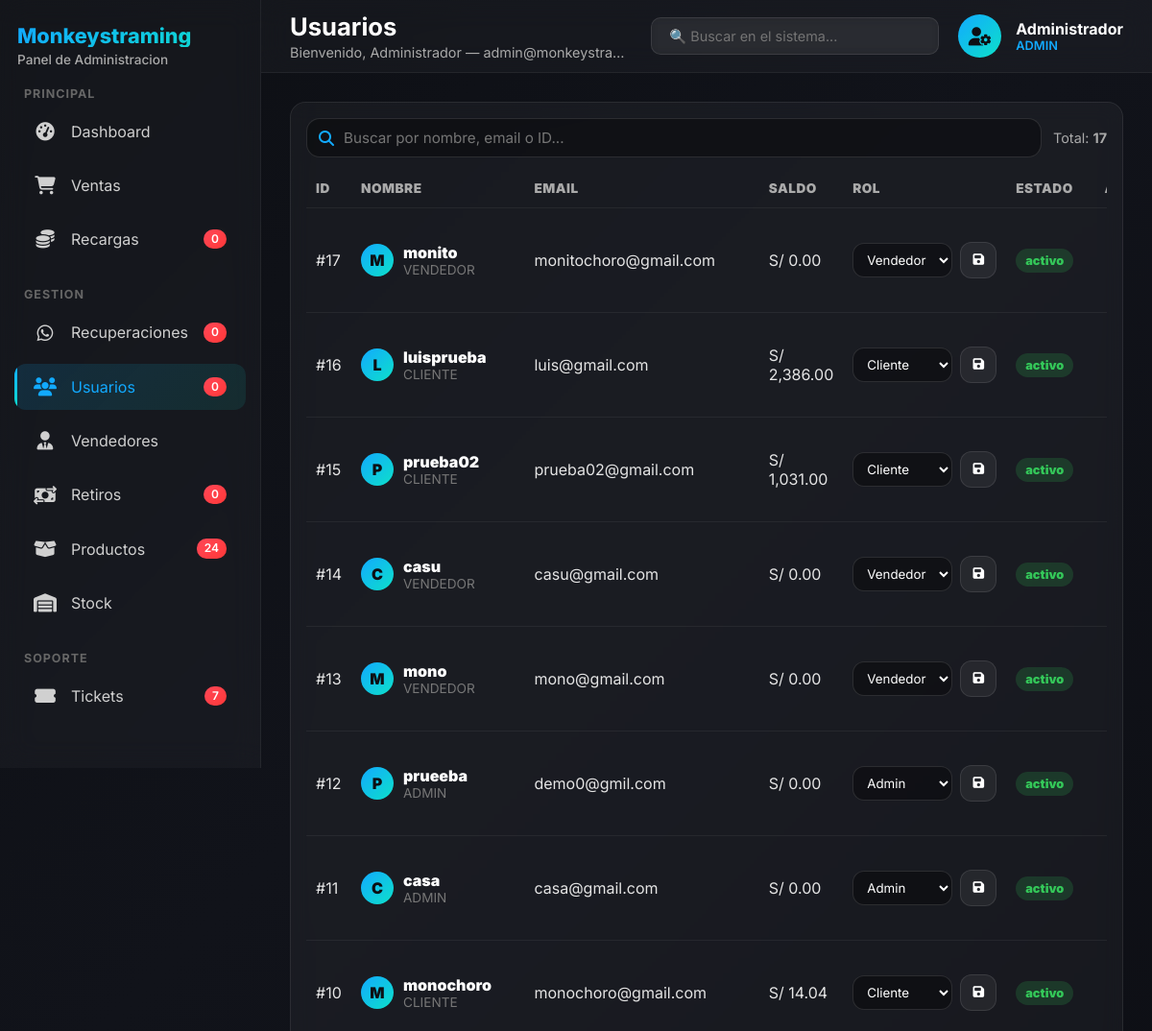
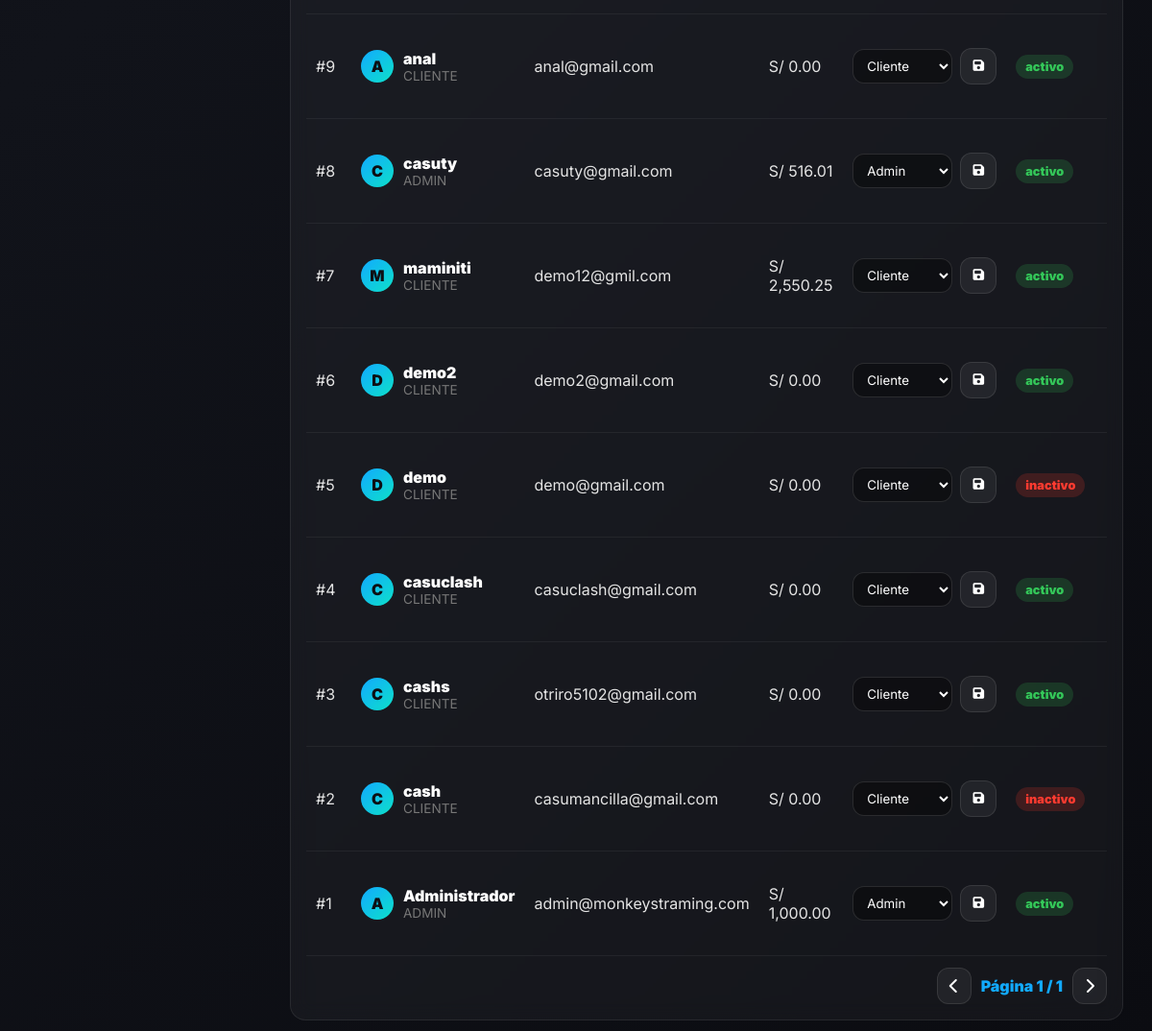
The app's page /admin/usuarios.php (signed in) with its own data (2 pictures, top to bottom).
### tables this page shows
CREATE TABLE `usuarios` (
  `id` int(11) NOT NULL AUTO_INCREMENT,
  `nombre` varchar(100) NOT NULL,
  `email` varchar(100) NOT NULL,
  `whatsapp` varchar(20) DEFAULT NULL,
  `password` varchar(255) NOT NULL,
  `role` enum('admin','vendedor','cliente') DEFAULT 'cliente',
  `saldo` decimal(10,2) DEFAULT 0.00,
  `estado` enum('activo','suspendido','eliminado') NOT NULL DEFAULT 'activo',
  `created_by` int(11) DEFAULT NULL,
  `seller_status` enum('pendiente','activo','suspendido') NOT NULL DEFAULT 'activo',
  `ultimo_login` timestamp NULL DEFAULT NULL,
  `created_at` timestamp NOT NULL DEFAULT current_timestamp(),
  `updated_at` timestamp NOT NULL DEFAULT current_timestamp() ON UPDATE current_timestamp(),
  PRIMARY KEY (`id`) USING BTREE,
  UNIQUE KEY `email` (`email`) USING BTREE,
  KEY `idx_usuarios_role` (`role`),
  KEY `idx_usuarios_created_by` (`created_by`)
);

### includes/auth.php (called while the page is built, shortened)
<?php
if (!function_exists('getCurrentUser')) {
    function getCurrentUser(): ?array
    {
        $conexion = $GLOBALS['conexion'];
        $userId   = (int)$_SESSION['user_id'];
        $stmt = $conexion->prepare("SELECT * FROM usuarios WHERE id = ? LIMIT 1");
        $stmt->bind_param("i", $userId);
        $stmt->execute();
        $user = $stmt->get_result()->fetch_assoc();
        $name  = $user['nombre'] ?? $user['full_name'] ?? $user['name'] ?? '';
        $email = $user['email'] ?? '';
        $saldo = isset($user['saldo']) ? (float)$user['saldo'] : (isset($user['balance']) ? (float)$user['balance'] : 0.0);
        $role  = normalizeUserRole($user['rol'] ?? $user['role'] ?? $user['user_role'] ?? ($_SESSION['user_role'] ?? 'cliente'));
        $user['role'] = $role;
        $user['rol'] = $role;
        return $user;
    }
}

### config/database.php (called while the page is built, shortened)
<?php
function normalizeUserRole(?string $role): string
{
    $role = strtolower(trim((string)$role));
    if (in_array($role, ['admin', 'vendedor', 'cliente'], true)) {
        return $role;
    }
    return 'cliente';
}

### admin/usuarios.php (the view, shortened to what this page needs)
<?php
require_once __DIR__ . '/../config/database.php';
require_once __DIR__ . '/includes/sidebar.php';
require_once __DIR__ . '/../includes/auth.php';
function h($v): string { return htmlspecialchars((string)$v, ENT_QUOTES, 'UTF-8'); }
function tableExists(mysqli $cx, string $table): bool {
    $t = $cx->real_escape_string($table);
    $rs = $cx->query("SHOW TABLES LIKE '$t'");
    return ($rs && $rs->num_rows > 0);
}
function colExists(mysqli $cx, string $table, string $col): bool {
    $t = $cx->real_escape_string($table);
    $c = $cx->real_escape_string($col);
    $rs = $cx->query("SHOW COLUMNS FROM `$t` LIKE '$c'");
    return ($rs && $rs->num_rows > 0);
}
function pickCol(mysqli $cx, string $table, array $candidates, ?string $default = null): ?string {
    foreach ($candidates as $c) if (colExists($cx, $table, $c)) return $c;
    return $default;
}
function isTruthyActive($v): bool {
    $s = strtolower(trim((string)$v));
    return in_array($s, ['activo','active','enabled','habilitado','on'], true);
}
function adminRoleBadge(string $role): string {
    if ($role === 'admin') return 'ADMIN';
    if ($role === 'vendedor') return 'VENDEDOR';
    return 'CLIENTE';
}
$TABLE_USERS = tableExists($conexion, 'usuarios') ? 'usuarios' : (tableExists($conexion, 'users') ? 'users' : 'usuarios');
$COL_ID      = pickCol($conexion, $TABLE_USERS, ['id'], 'id');
$COL_NAME    = pickCol($conexion, $TABLE_USERS, ['nombre', 'full_name', 'name'], 'nombre');
$COL_EMAIL   = pickCol($conexion, $TABLE_USERS, ['email'], 'email');
$COL_SALDO   = pickCol($conexion, $TABLE_USERS, ['saldo', 'balance'], 'saldo');
$COL_ACTIVE  = pickCol($conexion, $TABLE_USERS, ['estado', 'is_active'], 'estado');
$COL_ROLE    = pickCol($conexion, $TABLE_USERS, ['role', 'rol', 'user_role'], 'rol');
$q     = trim((string)($_GET['q'] ?? ''));
$page  = max(1, (int)($_GET['page'] ?? 1));
$limit = 25;
$off   = ($page - 1) * $limit;
$where  = "1=1";
$sqlCount = "SELECT COUNT(*) c FROM `$TABLE_USERS` WHERE $where";
$stC = $conexion->prepare($sqlCount);
$stC->execute();
$total = (int)($stC->get_result()->fetch_assoc()['c'] ?? 0);
$totalPages = max(1, (int)ceil($total / $limit));
$sql = "
    SELECT
        `$COL_ID`     AS id,
        `$COL_NAME`   AS nombre,
        `$COL_EMAIL`  AS email,
        `$COL_SALDO`  AS saldo,
        `$COL_ROLE`   AS role,
        `$COL_ACTIVE` AS estado
    FROM `$TABLE_USERS`
    WHERE $where
    ORDER BY `$COL_ID` DESC
    LIMIT $limit OFFSET $off
";
$st = $conexion->prepare($sql);
$st->execute();
$rs = $st->get_result();
$currentPage = basename($_SERVER['PHP_SELF']);
$admin = getCurrentUser();
$adminName  = $admin['nombre'] ?? 'Administrador';
$adminEmail = $admin['email'] ?? '';
?>
<!DOCTYPE html>
<html lang="es">
<head>
    <link rel="stylesheet" href="https://cdnjs.cloudflare.com/ajax/libs/font-awesome/6.4.0/css/all.min.css">
    <link rel="stylesheet" href="../assets/css/panel-shell.css?v=admin-polish-4">
</head>
<body>
<?php renderAdminSidebar($conexion, $currentPage ?? basename($_SERVER['PHP_SELF'])); ?>
<main class="admin-main">
    <header class="admin-header">
        <div class="header-title">
            <h1>Usuarios</h1>
            <p>Bienvenido, <?php echo h($adminName); ?><?php echo $adminEmail ? " — " . h($adminEmail) : ""; ?></p>
        </div>
        <div class="header-actions">
            <input type="text" class="search-bar" placeholder="🔍 Buscar en el sistema..." disabled>
            <div class="user-menu">
                <div class="user-avatar"><i class="fas fa-user-cog"></i></div>
                <div class="user-info">
                    <div class="user-name"><?php echo h($adminName); ?></div>
                    <div class="user-role">ADMIN</div>
                </div>
            </div>
        </div>
    </header>
    <div class="admin-content">
        <div class="card">
            <div class="toolbar">
                <form class="search" method="GET" action="">
                    <i class="fas fa-search" style="color:#12aaff;"></i>
                    <input type="text" name="q" placeholder="Buscar por nombre, email o ID..." value="<?php echo h($q); ?>">
                </form>
                <div class="meta">
                    Total: <strong><?php echo number_format($total); ?></strong>
                </div>
            </div>
            <div style="overflow:auto;">
                <table>
                    <thead>
                        <tr>
                            <th style="width:80px;">ID</th>
                            <th>Nombre</th>
                            <th>Email</th>
                            <th style="width:140px;">Saldo</th>
                            <th style="width:190px;">Rol</th>
                            <th style="width:130px;">Estado</th>
                            <th style="width:240px;text-align:right;">Acciones</th>
                        </tr>
                    </thead>
                    <tbody>
                    <?php if ($rs && $rs->num_rows > 0): ?>
                        <?php while($u = $rs->fetch_assoc()): ?>
                            <?php
                                $isActive = isTruthyActive($u['estado'] ?? 0);
                                $estadoTxt = $isActive ? 'activo' : 'inactivo';
                                $role = normalizeUserRole((string)($u['role'] ?? 'cliente'));
                                $roleBadge = adminRoleBadge($role);
                                $nombre = (string)($u['nombre'] ?? ('Usuario #' . (int)$u['id']));
                                $initial = strtoupper(substr($nombre !== '' ? $nombre : 'U', 0, 1));
                            ?>
                            <tr>
                                <td>#<?php echo (int)$u['id']; ?></td>
                                <td>
                                    <div style="display:flex;gap:10px;align-items:center;">
                                        <div style="width:34px;height:34px;border-radius:50%;background:linear-gradient(135deg,#12aaff,#0de0c9);display:flex;align-items:center;justify-content:center;color:#0d0f14;font-weight:900;">
                                            <?php echo h($initial); ?>
                                        </div>
                                        <div>
                                            <div style="font-weight:900;color:#fff;"><?php echo h($nombre); ?></div>
                                            <div class="muted" style="font-size:0.85rem;"><?php echo h($roleBadge); ?></div>
                                        </div>
                                    </div>
                                </td>
                                <td><?php echo h($u['email'] ?? ''); ?></td>
                                <td>S/ <?php echo number_format((float)($u['saldo'] ?? 0), 2); ?></td>
                                <td>
                                    <form class="roleform" method="POST" action="">
                                        <select name="role">
                                            <option value="cliente"  <?php echo ($role==='cliente'?'selected':''); ?>>Cliente</option>
                                            <option value="vendedor" <?php echo ($role==='vendedor'?'selected':''); ?>>Vendedor</option>
                                            <option value="admin"    <?php echo ($role==='admin'?'selected':''); ?>>Admin</option>
                                        </select>
                                        <button class="iconbtn" title="Guardar rol" type="submit">
                                            <i class="fas fa-save"></i>
                                        </button>
                                    </form>
                                </td>
                                <td>
                                    <span class="badge <?php echo $isActive ? 'b-on' : 'b-off'; ?>">
                                        <?php echo h($estadoTxt); ?>
                                    </span>
                                </td>
                                <td style="text-align:right;">
                                    <div class="actions" style="justify-content:flex-end;">
                                    </div>
                                </td>
                            </tr>
                        <?php endwhile; ?>
                    <?php else: ?>
                        <tr>
                            <td colspan="7" class="muted" style="padding:18px;">No se encontraron usuarios.</td>
                        </tr>
                    <?php endif; ?>
                    </tbody>
                </table>
            </div>
            <div class="pager">
                <?php
                $base = "usuarios.php?q=" . urlencode($q) . "&page=";
                $prev = max(1, $page - 1);
                $next = min($totalPages, $page + 1);
                ?>
                <a href="<?php echo $base . $prev; ?>"><i class="fas fa-chevron-left"></i></a>
                <span class="current">Página <?php echo (int)$page; ?> / <?php echo (int)$totalPages; ?></span>
                <a href="<?php echo $base . $next; ?>"><i class="fas fa-chevron-right"></i></a>
            </div>
        </div>
    </div>
</main>
</body>
</html>

### assets/css/panel-shell.css (style rules this page uses)
:root { --sidebar-width: 272px !important; --header-height: 76px !important; --panel-gradient: linear-gradient(135deg, #12aaff, #0de0c9); }
body { overflow-x: hidden !important; }
.admin-main { flex: 1 1 auto !important; width: calc(100% - var(--sidebar-width)) !important; min-width: 0 !important; min-height: 100vh !important; margin-left: var(--sidebar-width) !important; }
.admin-header { position: sticky !important; top: 0 !important; z-index: 999 !important; display: flex !important; align-items: center !important; justify-content: space-between !important; min-height: var(--header-height) !important; height: auto !important; gap: 16px !important; padding: 0 30px !important; border-bottom: 1px solid rgba(255, 255, 255, .06) !important; background: rgba(255, 255, 255, .03) !important; backdrop-filter: blur(15px) !important; }
.header-title { min-width: 0 !important; }
.header-title h1 { color: #fff !important; font-size: 1.6rem !important; font-weight: 700 !important; }
.header-title p { margin-top: 3px !important; color: #aaa !important; font-size: .9rem !important; }
.header-title h1, .header-title p { max-width: 100% !important; overflow: hidden !important; text-overflow: ellipsis !important; white-space: nowrap !important; }
.header-actions { display: flex !important; align-items: center !important; gap: 20px !important; min-width: 0 !important; flex: 0 0 auto !important; }
.user-menu { display: flex !important; align-items: center !important; gap: 15px !important; }
.user-avatar { display: flex !important; width: 45px !important; height: 45px !important; flex: 0 0 45px !important; align-items: center !important; justify-content: center !important; border-radius: 50% !important; background: var(--panel-gradient) !important; color: #0d0f14 !important; font-size: 1.2rem !important; font-weight: 800 !important; }
.user-menu, .user-info { min-width: 0 !important; }
.user-info { display: flex !important; flex-direction: column !important; max-width: 220px !important; }
.user-name, .user-role { overflow: hidden !important; text-overflow: ellipsis !important; white-space: nowrap !important; }
.user-name { color: #fff !important; font-weight: 700 !important; }
.user-role { color: #12aaff !important; font-size: .8rem !important; font-weight: 600 !important; }
.admin-content { padding: 30px !important; }
.admin-content, .content-card, .card, .table-wrap, .data-table, table { max-width: 100% !important; }
.content-card, .card, .stat-card { min-width: 0 !important; }
.action-buttons, .header-actions, .topbar, .top, .section-title { min-width: 0 !important; }
.search-bar { max-width: 100% !important; min-width: 0 !important; }

### records on screen
usuarios: nombre "Administrador", email "admin@monkeystra…", id "1", nombre "A", role "ADMIN", email "admin@monkeystraming.com", saldo "1,000.00", role "Admin", estado "activo"
usuarios: id "17", nombre "M", nombre "monito", role "VENDEDOR", email "monitochoro@gmail.com", saldo "0.00", role "Vendedor", estado "activo"
usuarios: id "16", nombre "L", nombre "luisprueba", role "CLIENTE", email "luis@gmail.com", saldo "2,386.00", role "Cliente", estado "activo"
usuarios: id "15", nombre "P", nombre "prueba02", role "CLIENTE", email "prueba02@gmail.com", saldo "1,031.00", role "Cliente", estado "activo"
usuarios: id "14", nombre "C", nombre "casu", role "VENDEDOR", email "casu@gmail.com", saldo "0.00", role "Vendedor", estado "activo"
usuarios: id "13", nombre "M", nombre "mono", role "VENDEDOR", email "mono@gmail.com", saldo "0.00", role "Vendedor", estado "activo"
usuarios: id "12", nombre "P", nombre "prueeba", role "ADMIN", email "demo0@gmil.com", saldo "0.00", role "Admin", estado "activo"
usuarios: id "11", nombre "C", nombre "casa", role "ADMIN", email "casa@gmail.com", saldo "0.00", role "Admin", estado "activo"
usuarios: id "10", nombre "M", nombre "monochoro", role "CLIENTE", email "monochoro@gmail.com", saldo "14.04", role "Cliente", estado "activo"
usuarios: id "9", nombre "A", nombre "anal", role "CLIENTE", email "anal@gmail.com", saldo "0.00", role "Cliente", estado "activo"
usuarios: id "8", nombre "C", nombre "casuty", role "ADMIN", email "casuty@gmail.com", saldo "516.01", role "Admin", estado "activo"
usuarios: id "7", nombre "M", nombre "maminiti", role "CLIENTE", email "demo12@gmil.com", saldo "2,550.25", role "Cliente", estado "activo"
usuarios: id "6", nombre "D", nombre "demo2", role "CLIENTE", email "demo2@gmail.com", saldo "0.00", role "Cliente", estado "activo"
usuarios: id "5", nombre "D", nombre "demo", role "CLIENTE", email "demo@gmail.com", saldo "0.00", role "Cliente", estado "inactivo"
usuarios: id "4", nombre "C", nombre "casuclash", role "CLIENTE", email "casuclash@gmail.com", saldo "0.00", role "Cliente", estado "activo"
usuarios: id "3", nombre "C", nombre "cashs", role "CLIENTE", email "otriro5102@gmail.com", saldo "0.00", role "Cliente", estado "activo"
usuarios: id "2", nombre "C", nombre "cash", role "CLIENTE", email "casumancilla@gmail.com", saldo "0.00", role "Cliente", estado "inactivo"

### other values on screen
$stats['recargas_pendientes'] "0"
$stats['recuperaciones'] "0"
$stats['usuarios_nuevos_hoy'] "0"
$stats['retiros_pendientes'] "0"
$stats['productos_agotados'] "24"
$stats['tickets_soporte'] "7"
$total "17"
$page "1"
$totalPages "1"
